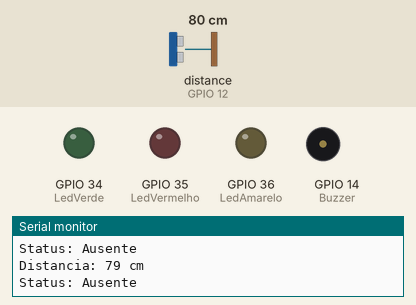
Simulated run of this sketch. Board: ESP32. Parts: output pins drawn as LEDs (lit = HIGH), buzzer (waves = sounding, pin HIGH), the last lines printed to the serial monitor. Wiring (inferred from the names in the program): ultrasonic range finder: trigger GPIO 13; echo GPIO 12. Inputs (shaded band) come from the test bench; at power-on: distance to the obstacle (sensor on GPIO 12) 80 cm. The echo pulse lasts 58.3 µs per cm; WiFi joins after 1.5 s; servers stay silent unless stated; uploads are accepted with an empty reply; pins used as bus, display or sensor lines are not drawn.

Above: at 2.7 s.
2.8 s: distance to the obstacle (sensor on GPIO 12) set to 73 cm
4.7 s: distance to the obstacle (sensor on GPIO 12) set to 67 cm
At 6.1 s:
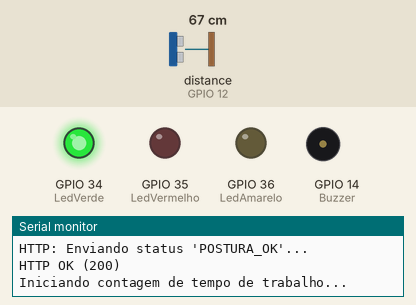
7.0 s: distance to the obstacle (sensor on GPIO 12) set to 22 cm
9.1 s: distance to the obstacle (sensor on GPIO 12) set to 18 cm
At 10.3 s:
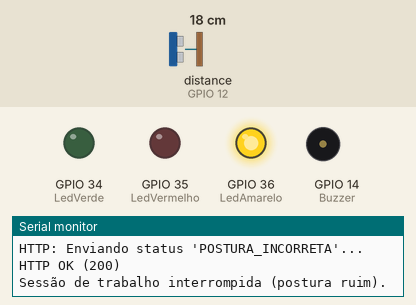
10.6 s: distance to the obstacle (sensor on GPIO 12) set to 35 cm
At 12.7 s:
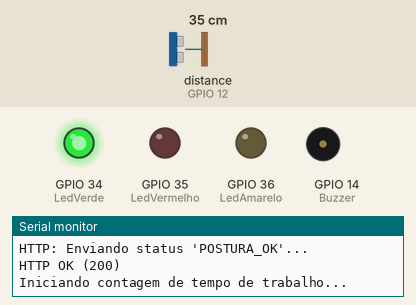
13.0 s: distance to the obstacle (sensor on GPIO 12) set to 2 cm
At 14.8 s:
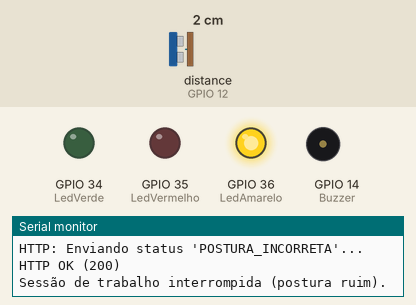
Timing chart, 0 to 16.3 s (numbered marks = the images above; inputs shaded):
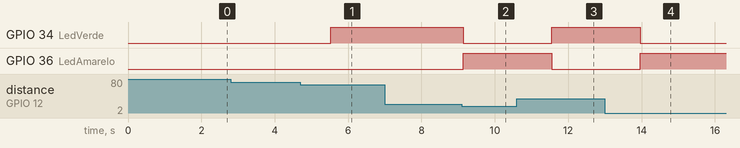

Measured:
- the behaviour switches between 71 and 70 cm on distance to the obstacle (sensor on GPIO 12) (found by bisection; images 0 and 1)
- the behaviour switches between 21 and 20 cm on distance to the obstacle (sensor on GPIO 12) (found by bisection; images 1 and 2)
- after the input at 4.7 s, GPIO 34 (LedVerde): LOW → HIGH after 0.83 s
- after the input at 9.1 s, GPIO 34 (LedVerde): HIGH → LOW at once; GPIO 36 (LedAmarelo): LOW → HIGH at once
- after the input at 10.6 s, GPIO 34 (LedVerde): LOW → HIGH after 0.95 s; GPIO 36 (LedAmarelo): HIGH → LOW after 0.95 s
- after the input at 13.0 s, GPIO 34 (LedVerde): HIGH → LOW after 0.96 s; GPIO 36 (LedAmarelo): LOW → HIGH after 0.96 s

The sketch:

GustavoCanzi.ino
```cpp
#include <WiFi.h>
#include <HTTPClient.h>

const char* ssid = "Wokwi-GUEST";
const char* password = "";

const int Trigger = 13;
const int Echo = 12;

// Pinos
const int LedVerde = 34;
const int LedAmarelo = 36;
const int LedVermelho = 35;
const int Buzzer = 14;

// Parâmetros
const int DistanciaCorreta = 70;
const int PosturaErrada = 20;
const long Descanso = 20000;

// Estados
unsigned long workSessionStartTime = 0;
bool onBreak = false;
bool isWorking = false;

// Configuração Inicial
// Inicia a comunicação serial, configura pinos e conecta ao Wi-Fi.
void setup() {
  Serial.begin(115200);

  pinMode(Trigger, OUTPUT);
  pinMode(Echo, INPUT);
  pinMode(LedVerde, OUTPUT);
  pinMode(LedAmarelo, OUTPUT);
  pinMode(LedVermelho, OUTPUT);
  pinMode(Buzzer, OUTPUT);

  Serial.println("Conectando ao WiFi...");
  WiFi.begin(ssid, password);
  while (WiFi.status() != WL_CONNECTED) {
    delay(500);
    Serial.print(".");
  }
  Serial.println("\nConectado!");
  Serial.print("Endereço IP: ");
  Serial.println(WiFi.localIP());
}

// O Ciclo Principal
// Executa continuamente. Gerencia o estado de trabalho/pausa, checa a postura e o timer.
void loop() {
  if (!onBreak) {
    long distance = getDistance();
    Serial.print("Distancia: ");
    Serial.print(distance);
    Serial.println(" cm");

    checkPosture(distance);
    checkBreakTime();

  } else {
    long distance = getDistance();
    if (distance > DistanciaCorreta) {
      Serial.println("Usuário saiu para a pausa. Reiniciando ciclo.");
      onBreak = false;
      digitalWrite(LedVermelho, LOW);
    }
  }

  delay(1000);
}

// Leitura do Sensor
// Envia o pulso ultrassônico e calcula a distância em centímetros.
long getDistance() {
  digitalWrite(Trigger, LOW);
  delayMicroseconds(2);
  digitalWrite(Trigger, HIGH);
  delayMicroseconds(10);
  digitalWrite(Trigger, LOW);

  long duration = pulseIn(Echo, HIGH);
  return (duration * 0.0343) / 2;
}

// Verificação de Postura
// Analisa a distância, define o estado (Ausente/Incorreta/Correta), aciona LEDs e gerencia
// o início do timer de trabalho.
void checkPosture(long dist) {
  if (dist > DistanciaCorreta) {
    digitalWrite(LedVerde, LOW);
    digitalWrite(LedAmarelo, LOW);
    Serial.println("Status: Ausente");
    if (isWorking) {
      isWorking = false;
      Serial.println("Sessão de trabalho interrompida.");
    }
  }
  else if (dist < PosturaErrada) {
    digitalWrite(LedVerde, LOW);
    digitalWrite(LedAmarelo, HIGH);
    Serial.println("Status: Postura Incorreta!");
    sendHTTPStatus("POSTURA_INCORRETA");
    if (isWorking) {
      isWorking = false;
      Serial.println("Sessão de trabalho interrompida (postura ruim).");
    }
  }
  else {
    digitalWrite(LedVerde, HIGH);
    digitalWrite(LedAmarelo, LOW);
    Serial.println("Status: Postura Correta");
    sendHTTPStatus("POSTURA_OK");

    if (!isWorking) {
      isWorking = true;
      workSessionStartTime = millis();
      Serial.println("Iniciando contagem de tempo de trabalho...");
    }
  }
}

// Pausa Inteligente
// Verifica se o tempo de trabalho focado foi atingido e dispara o alarme no Buzzer/LED Vermelho.
void checkBreakTime() {
  unsigned long currentTime = millis();

  if (isWorking && (currentTime - workSessionStartTime > Descanso)) {
    Serial.println("Status: Hora da Pausa!");
    onBreak = true;
    isWorking = false;

    digitalWrite(LedVermelho, HIGH);
    digitalWrite(LedVerde, LOW);
    digitalWrite(LedAmarelo, LOW);

    digitalWrite(Buzzer, HIGH);
    delay(500);
    digitalWrite(Buzzer, LOW);

    sendHTTPStatus("HORA_DA_PAUSA");
  }
}

// Envio de Dados HTTP
// Conecta ao servidor externo e envia o status atual do sistema via requisição POST.
void sendHTTPStatus(String status) {
  if (WiFi.status() == WL_CONNECTED) {
    HTTPClient http;

    String serverEndpoint = "http://httpbin.org/post";
    String jsonPayload = "{\"status\":\"" + status + "\"}";

    http.begin(serverEndpoint);
    http.addHeader("Content-Type", "application/json");

    Serial.print("HTTP: Enviando status '");
    Serial.print(status);
    Serial.println("'...");

    int httpResponseCode = http.POST(jsonPayload);

    if (httpResponseCode > 0) {
      Serial.print("HTTP OK (");
      Serial.print(httpResponseCode);
      Serial.println(")");
    } else {
      Serial.print("HTTP ERRO! Codigo: ");
      Serial.println(httpResponseCode);
    }

    http.end();
  } else {
    Serial.println("Erro: WiFi não conectado. Envio HTTP ignorado.");
  }
}
```
